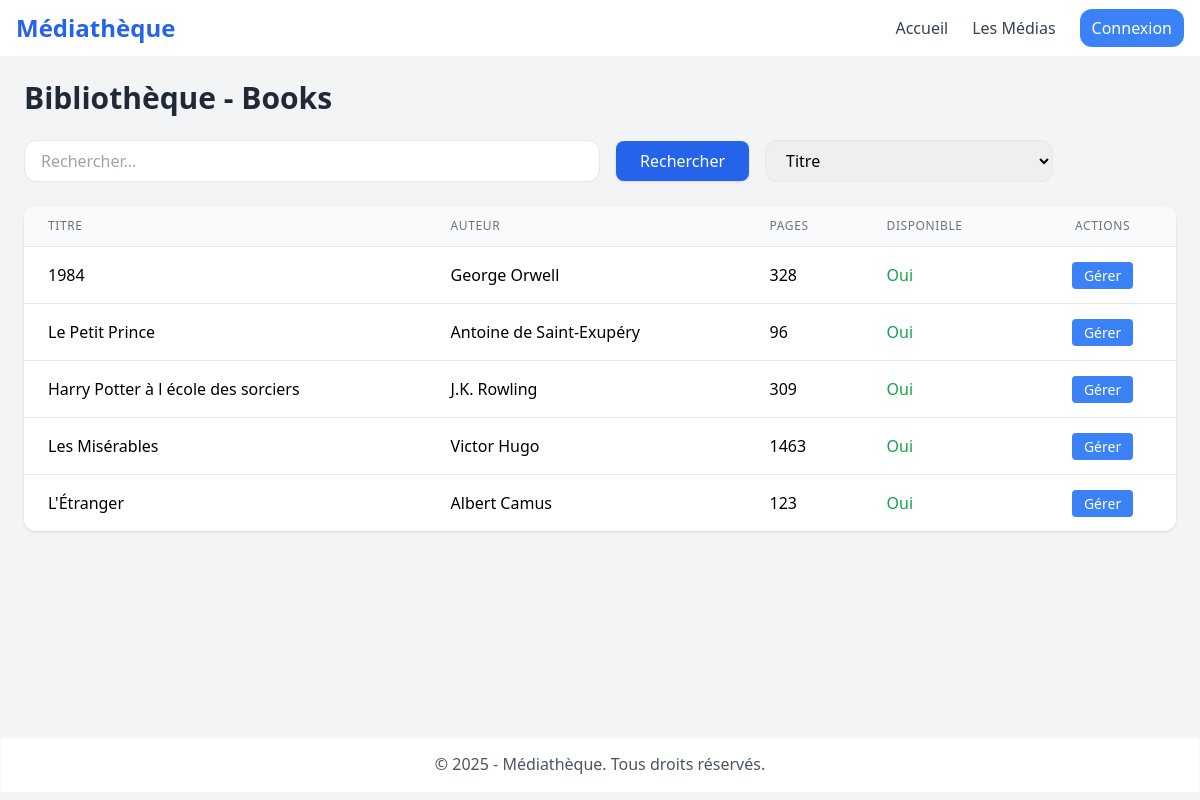
Page /book/All on the committed database.
### tables this page shows
CREATE TABLE IF NOT EXISTS `book` (
  `id` int NOT NULL AUTO_INCREMENT,
  `page_number` int NOT NULL,
  `media_id` int NOT NULL,
  PRIMARY KEY (`id`),
  KEY `media_id` (`media_id`)
);

CREATE TABLE IF NOT EXISTS `media` (
  `id` int NOT NULL AUTO_INCREMENT,
  `title` varchar(255) NOT NULL,
  `author` varchar(255) NOT NULL,
  `available` tinyint(1) NOT NULL,
  PRIMARY KEY (`id`)
);

### Controllers/BookController.php (called while the page is built, shortened)
<?php
class BookController{
    public function All(): void
    {
        $books = Book::getAllBooks();
        require_once('Views/books/index.php');
    }
}

### Models/Book.php (called while the page is built, shortened)
<?php
include_once('Models/Media.php');
class Book extends Media{
    private ?int $id;
    private int $pageNumber;
    public function __construct(string $title, string $author, bool $available, int $pageNumber, ?int $mediaId = null, ?int $id = null)
    {
        $this->id = $id;
        $this->pageNumber = $pageNumber;
    }
    public function getId(): ?int
    {
        return $this->id;
    }
    public function getPageNumber(): int
    {
        return $this->pageNumber;
    }
    public static function getAllBooks(): array
    {
        try{
            $booksList = [];
            $connexion = connexion();
            $request = $connexion->prepare("SELECT book.id, title, author, available, page_number, media_id FROM book JOIN media ON media.id = book.media_id;");
            $request->execute();
            $booksInfo = $request->fetchAll(PDO::FETCH_ASSOC);
            foreach($booksInfo as $bookInfo){
                $bookObject = new Book($bookInfo['title'], $bookInfo['author'], $bookInfo['available'], $bookInfo['page_number'], $bookInfo['media_id'], $bookInfo['id']);
                array_push($booksList,$bookObject);
            }
            return $booksList;
        }catch(PDOException $e){
            die('Book Get All Error : '.$e);
        }
    }
}

### Models/Media.php (called while the page is built, shortened)
<?php
abstract class Media{
    private string $title;
    private string $atuhor;
    private bool $available;
    public function __construct(string $title, string $atuhor, bool $available, ?int $id = null)
    {
        $this->title = $title;
        $this->atuhor = $atuhor;
        $this->available = $available;
    }
    public function getTitle(): string
    {
        return $this->title;
    }
    public function getAuthor(): string
    {
        return $this->atuhor;
    }
    public function getAvailable(): bool
    {
        return $this->available;
    }
}

### Views/books/index.php (the view, shortened to what this page needs)
<!DOCTYPE html>
<html lang="fr">
<head>
    <script src="https://cdn.tailwindcss.com"></script>
</head>
<body class="bg-gray-100">
    <?php require_once('Views/components/navbar.php'); ?>
    <div class="flex flex-col bg-gray-100 h-[80vh] p-6">
        <h1 class="text-3xl font-bold text-gray-800 mb-6">Bibliothèque - Books</h1>
        <form method="post" action="" class="flex flex-col md:flex-row md:items-center mb-6 space-y-4 md:space-y-0 md:space-x-4">
            <input type="text" id="search" name='search' placeholder="Rechercher..." value="<?php if(isset($_POST['search'])){ echo $_POST['search']; } ?>"
                class="w-full md:w-1/2 px-4 py-2 border rounded-xl focus:outline-none focus:ring-2 focus:ring-blue-500">
            <button type="submit" class="bg-blue-600 text-white px-6 py-2 rounded-lg hover:bg-blue-700 transition shadow">Rechercher</button>
            <select id="filterSelect"  name="sort" onchange="this.form.submit()"
                    class="w-full md:w-1/4 px-4 py-2 border rounded-xl focus:outline-none focus:ring-2 focus:ring-blue-500">
                <option value="title" <?php if(isset($_POST['sort']) && $_POST['sort'] === 'title') echo 'selected'; ?>>
                    Titre
                </option>
            </select>
        </form>
        <div class="overflow-x-auto bg-white rounded-xl shadow">
            <table class="min-w-full divide-y divide-gray-200">
                <thead class="bg-gray-50">
                    <tr>
                        <th class="px-6 py-3 text-left text-xs font-medium text-gray-500 uppercase tracking-wider">Titre</th>
                        <th class="px-6 py-3 text-left text-xs font-medium text-gray-500 uppercase tracking-wider">Auteur</th>
                        <th class="px-6 py-3 text-left text-xs font-medium text-gray-500 uppercase tracking-wider">Pages</th>
                        <th class="px-6 py-3 text-left text-xs font-medium text-gray-500 uppercase tracking-wider">Disponible</th>
                        <th class="px-6 py-3 text-center text-xs font-medium text-gray-500 uppercase tracking-wider">Actions</th>
                    </tr>
                </thead>
                <tbody id="booksTable" class="bg-white divide-y divide-gray-200">
                    <?php
                    foreach($books as $book){
                    echo "<tr>
                        <td class='px-6 py-4'>".$book->getTitle()."</td>
                        <td class='px-6 py-4'>".$book->getAuthor()."</td>
                        <td class='px-6 py-4'>".$book->getPageNumber()."</td>
                        <td class='px-6 py-4'>"
                            .($book->getAvailable()
                                ? "<span class='text-green-600 font-medium'>Oui</span>"
                                : "<span class='text-red-600 font-medium'>Non</span>")
                        ."</td>
                        <td class='px-6 py-4 text-center space-x-2'>
                            <a href='".BASE_URL."/book/show/".$book->getId()."' class='px-3 py-1 bg-blue-500 text-white rounded hover:bg-blue-600 transition text-sm'>Gérer</a>
                        </td>
                    </tr>";
                    }
                    ?>
                </tbody>
            </table>
        </div>
    </div>
    <?php require_once('Views/components/footer.php'); ?>
</body>
</html>

### rows in the picture
book: media.title "1984", media.author "George Orwell", page_number "328"
book: media.title "Le Petit Prince", media.author "Antoine de Saint-Exupéry", page_number "96"
book: media.title "Harry Potter à l école des sorciers", media.author "J.K. Rowling", page_number "309"
book: media.title "Les Misérables", media.author "Victor Hugo", page_number "1463"
book: media.title "L'Étranger", media.author "Albert Camus", page_number "123"
